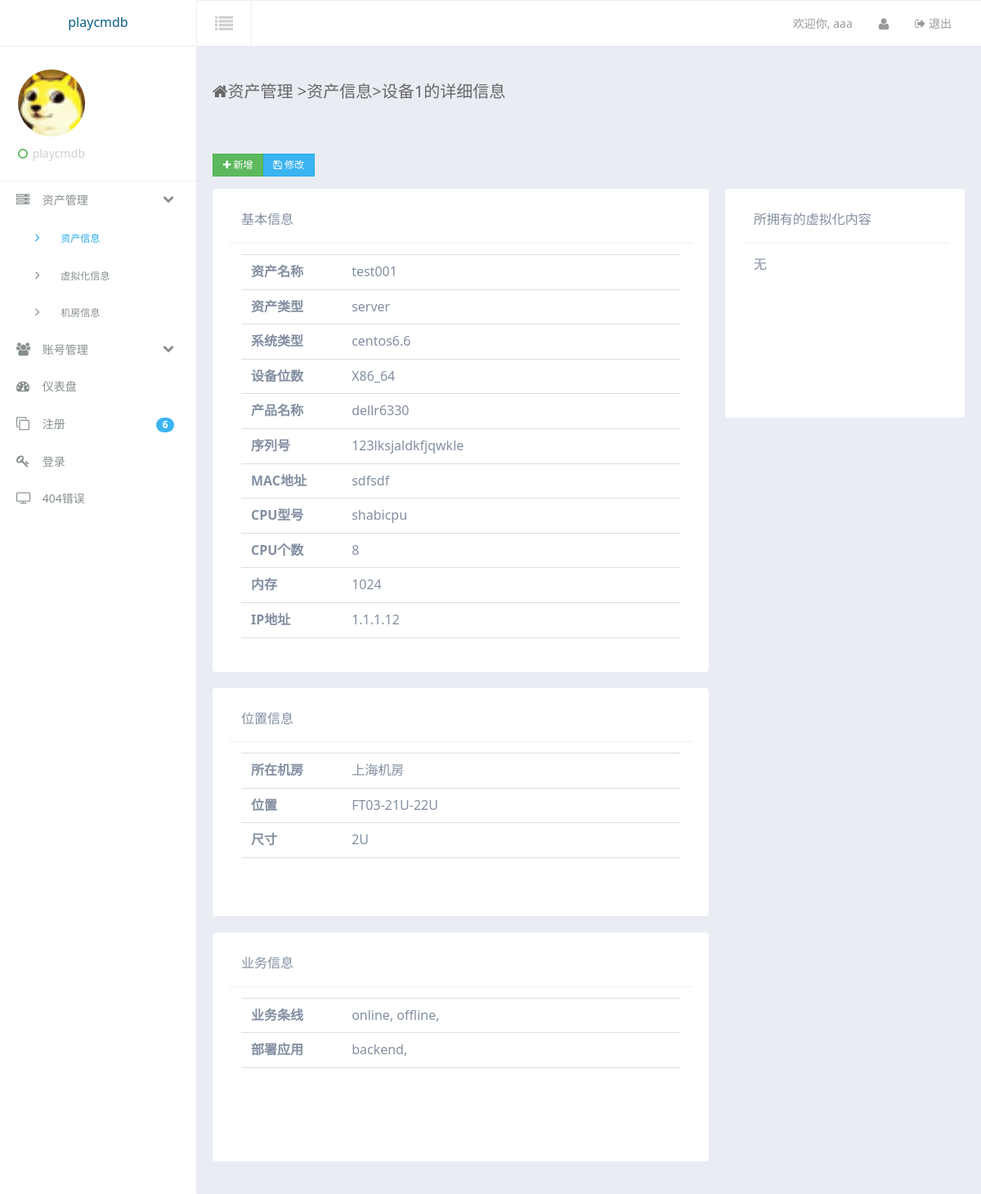
The page /assets/details/1/ (signed in) on the database its author committed.
### accounts/models.py (models this page shows, shortened)
class UserInfo(models.Model):
    username = models.CharField(max_length=50,verbose_name = u'用户名')
    password = models.CharField(max_length=50,verbose_name = u'密码')
    type = models.ForeignKey('UserType',verbose_name = u'用户类型')
    realname = models.CharField(max_length=20,verbose_name = u'真实姓名')
    telphone = models.CharField(max_length=12,verbose_name = u'用户电话')

### assets/models.py (models this page shows, shortened)
class AssetInfo(models.Model):
    asset_name = models.CharField(max_length = 40,unique=True,verbose_name = u'设备名称')
    asset_type = models.ForeignKey('AssetType',verbose_name = u'资产类型')
    system_type = models.ForeignKey('SystemType',verbose_name = u'系统类型')
    machine_type = models.CharField(max_length = 40,verbose_name = u'设备位数')
    product = models.CharField(max_length = 40,verbose_name = u'产品名称')
    serial_number = models.CharField(max_length = 40,unique=True,verbose_name = u'设备序列号')
    timestamp = models.DateTimeField(auto_now_add = True,verbose_name = u'创建时间')
    last_modified = models.DateTimeField(auto_now = True,verbose_name = u'最后修改时间')
    location = models.ForeignKey('ServerRoom',verbose_name = u'资产所在位置')
    rack = models.CharField(max_length=20,verbose_name = u'机架位置')
    size = models.CharField(max_length=20,verbose_name = u'尺寸')
    ip = models.CharField(max_length = 20,unique=True,verbose_name = u'IP地址')
    mac = models.CharField(max_length = 20,verbose_name = u'MAC地址')
    memery_size = models.CharField(max_length = 20,verbose_name = u'内存')
    cpu = models.CharField(max_length = 20,verbose_name = u'cpu型号')
    cpu_cores = models.CharField(max_length = 10,verbose_name = u'cpucore数量')
    cpu_pyhsical = models.CharField(max_length = 10,verbose_name = u'cpu物理数量')
    business = models.ManyToManyField(BusinessInfo,related_name='asset_business',verbose_name = u'归属的业务条线')
    app = models.ManyToManyField(ApplicationInfo,related_name='asset_application',verbose_name = u'部署的应用')
    status = models.CharField(max_length=1, choices=STATUS_CHOICES,default='d')

class AssetType(models.Model):
    type_name = models.CharField(max_length = 60,verbose_name = u'固定资产类型名称')
    def __unicode__(self):
        return self.type_name

class SystemType(models.Model):
    type_name = models.CharField(max_length = 60,verbose_name = u'系统类型名称')
    def __unicode__(self):
        return self.type_name

class ServerRoom(models.Model):
    room_name = models.CharField(max_length=50,verbose_name = u'机房名称')
    address = models.CharField(max_length=60,verbose_name = u'机房地址')
    phone = models.CharField(max_length=20,verbose_name = u'机房地址')
    def __unicode__(self):
        return self.room_name

### business/models.py (models this page shows)
class BusinessInfo(models.Model):
    business_name = models.CharField(max_length=50,verbose_name = u'业务条线')
    def __unicode__(self):
        return self.business_name

class ApplicationInfo(models.Model):
    app_name = models.CharField(max_length=50,verbose_name = u'应用名称')
    def __unicode__(self):
        return self.app_name

### assets/views.py (the view)
# urls.py: url(r'^details/(?P<id>\w+)/$',details),
@is_login_auth
def details(request,id):
    ret = {'AssetObj':None,'UserInfoObj':None,'Side':None,'SideSub':None,'VmObj':None}
    ret['Side'] = 'asset'
    ret['SideSub'] = 'index'
    AssetObj = AssetInfo.objects.get(id=id)
    VmObj = VirtualMachineInfo.objects.filter(host = AssetObj)
    ret['VmObj'] = VmObj
    ret['AssetObj'] = AssetObj
    UserInfoObj = UserInfo.objects.get(username=request.session.get('username',None))
    ret['UserInfoObj'] = UserInfoObj
    ret['id'] = id
    return render_to_response('assets/details.html',ret)

### templates/assets/details.html
{% extends "suit/base.html" %}
{% block content %}
<div class="container-fluid am-cf">
    <div class="row">
        <div class="am-u-sm-12 am-u-md-12 am-u-lg-9">
        	<div class="page-header-heading"><span class="am-icon-home page-header-heading-icon"></span>资产管理 <span class="c-gray en">&gt;</span>资产信息<span class="c-gray en">&gt;</span>设备{{ AssetObj.id }}的详细信息</div>
        </div>
    </div>
</div>
<div class="row-content am-cf">
                <div class="row am-cf">
                                <div class="am-u-sm-12 am-u-md-6 am-u-lg-6">
                                    <div class="am-form-group">
                                        <div class="am-btn-toolbar">
                                            <div class="am-btn-group am-btn-group-xs">
                                            	<a href="/assets/newasset" class="am-btn am-btn-default am-btn-success" role="button" target="_blank"><span class="am-icon-plus"></span> 新增</a>
                                            	<a href="/assets/editasset/{{ AssetObj.id }}" class="am-btn am-btn-default am-btn-secondary" role="button"><span class="am-icon-save"></span> 修改</a>
                                            </div>
                                        </div>
                                    </div>
                                </div>
                    <div class="am-u-sm-12 am-u-md-12  am-u-lg-8">
                        <div class="widget am-cf">
                            <div class="widget-head am-cf">
                                <div class="widget-title am-fl">基本信息</div>
                            </div>
                            <div class="widget-body-lg widget-body am-fr" >
							<ul class="am-list am-list-static">
							  <li><label class="am-u-sm-3 am-form-label">资产名称</label>{{ AssetObj.asset_name }}</li>
							  <li><label for="user-email" class="am-u-sm-3 am-form-label">资产类型</label>{{ AssetObj.asset_type }}</li>
							  <li><label for="user-email" class="am-u-sm-3 am-form-label">系统类型</label>{{ AssetObj.system_type }}</li>
							  <li><label for="user-email" class="am-u-sm-3 am-form-label">设备位数</label>{{ AssetObj.machine_type }}</li>
							  <li><label for="user-email" class="am-u-sm-3 am-form-label">产品名称</label>{{ AssetObj.product }}</li>
							  <li><label for="user-email" class="am-u-sm-3 am-form-label">序列号</label>{{ AssetObj.serial_number }}</li>
							  <li><label for="user-email" class="am-u-sm-3 am-form-label">MAC地址</label>{{ AssetObj.mac }}</li>
							  <li><label for="user-email" class="am-u-sm-3 am-form-label">CPU型号</label>{{ AssetObj.cpu }}</li>
							  <li><label for="user-email" class="am-u-sm-3 am-form-label">CPU个数</label>{{ AssetObj.cpu_pyhsical }}</li>
							  <li><label for="user-email" class="am-u-sm-3 am-form-label">内存</label>{{ AssetObj.memery_size }}</li>
							  <li><label for="user-email" class="am-u-sm-3 am-form-label">IP地址</label>{{ AssetObj.ip }}</li>
							</ul>
                            </div>
                        </div>
                        <div class="widget am-cf">
                            <div class="widget-head am-cf">
                                <div class="widget-title am-fl">位置信息</div>
                            </div>
                            <div class="widget-body-md widget-body am-fr" >
							<ul class="am-list am-list-static">
							  <li><label for="user-email" class="am-u-sm-3 am-form-label">所在机房</label>{{ AssetObj.location }}</li>
							  <li><label for="user-email" class="am-u-sm-3 am-form-label">位置</label>{{ AssetObj.rack }}</li>
							  <li><label for="user-email" class="am-u-sm-3 am-form-label">尺寸</label>{{ AssetObj.size }}</li>
							</ul>
                            </div>
                        </div>
                        <div class="widget am-cf">
                            <div class="widget-head am-cf">
                                <div class="widget-title am-fl">业务信息</div>
                            </div>
                            <div class="widget-body-md widget-body am-fr" >
							<ul class="am-list am-list-static">
							  <li><label for="user-email" class="am-u-sm-3 am-form-label">业务条线</label>
							  {% if AssetObj.business.all %}
							  {% for i in AssetObj.business.all %}
							  {{ i }},
							  {% endfor %}
							  {% else %}
							  无
							  {% endif %}
							  </li>
							  <li><label for="user-email" class="am-u-sm-3 am-form-label">部署应用</label>
							  {% if AssetObj.business.all %}
							  {% for i in AssetObj.app.all %}
							  {{ i }},
							  {% endfor %}
							  {% else %}
							  无
							  {% endif %}
							  </li>
							</ul>
                            </div>
                        </div>
                    </div>
                    <div class="am-u-sm-12 am-u-md-12  am-u-lg-4">
                        <div class="widget am-cf">
                            <div class="widget-head am-cf">
                                <div class="widget-title am-fl">所拥有的虚拟化内容</div>
                            </div>
                            <div class="widget-body widget-body-md am-fr">
                            	{% if VmObj %}
                            	{% for i in VmObj %}
                            	<div class="am-progress-title">
                            	<a href="/assets/details_vm/{{ i.id }}" target="_blank">{{ i.virtual_name }}</a>
                            	<span class="am-fr am-progress-title-more">{{ i.virtual_type }}</span></div>
                            	{% endfor %}
                            	{% else %}
                            	无
                            	{% endif %}
                            </div>
                        </div>
                    </div>
                </div>
</div>
{% endblock %}

### templates/suit/base.html (shortened to what this page needs)
<!DOCTYPE html>
<html lang="en">
<head>
    <link rel="stylesheet" href="/static/assets/css/amazeui.min.css" />
    <link rel="stylesheet" href="/static/assets/css/amazeui.datatables.min.css" />
    <link rel="stylesheet" href="/static/assets/css/app.css">
</head>
<body data-type="widgets" class="theme-white">
    <div class="am-g tpl-g">
        <header>
            <div class="am-fl tpl-header-logo">
                <a href="javascript:;">playcmdb</a>
            </div>
            <div class="tpl-header-fluid">
                <div class="am-fl tpl-header-switch-button am-icon-list">
                </div>
                <div class="am-fr tpl-header-navbar">
                    <ul>
                        <li class="am-text-sm tpl-header-navbar-welcome">
                            <a href="javascript:;">欢迎你, <span>{{ UserInfoObj.username }}</span> </a>
                        </li>
                        <li class="am-dropdown" data-am-dropdown>
                            <a href="javascript:;" class="am-dropdown-toggle" data-am-dropdown-toggle>
                                <i class="am-icon-user"></i>
                            </a>
                        </li>
                        <li class="am-text-sm">
                            <a href="/accounts/logout/">
                                <span class="am-icon-sign-out"></span> 退出
                            </a>
                        </li>
                    </ul>
                </div>
            </div>
        </header>
        <div class="left-sidebar">
            <div class="tpl-sidebar-user-panel">
                <div class="tpl-user-panel-slide-toggleable">
                    <div class="tpl-user-panel-profile-picture">
                        <img src="/static/assets/img/favicon.ico" alt="">
                    </div>
                    <span class="user-panel-logged-in-text">
              		<i class="am-icon-circle-o am-text-success tpl-user-panel-status-icon"></i>
					playcmdb
          			</span>
                </div>
            </div>
            <ul class="sidebar-nav">
                <li class="sidebar-nav-link">
                    <a href="javascript:;" class="sidebar-nav-sub-title">
                        <i class="am-icon-server sidebar-nav-link-logo"></i> 资产管理
                        <span class="am-icon-chevron-down am-fr am-margin-right-sm "></span>
                    </a>
                    <ul class="sidebar-nav sidebar-nav-sub" {% ifequal Side "asset" %} style="display: block;"{% endifequal %}>
                        <li class="sidebar-nav-link">
                            <a href="/assets/index/" {% ifequal SideSub "index" %} class="sub-active" {% endifequal %}>
                                <span class="am-icon-angle-right sidebar-nav-link-logo"></span> 资产信息
                            </a>
                        </li>
                        <li class="sidebar-nav-link">
                            <a href="/assets/virtual/" {% ifequal SideSub "virtual" %} class="sub-active" {% endifequal %}>
                                <span class="am-icon-angle-right sidebar-nav-link-logo"></span> 虚拟化信息
                            </a>
                        </li>
                        <li class="sidebar-nav-link">
                            <a href="/assets/datacenter/" {% ifequal SideSub "datacenter" %} class="sub-active" {% endifequal %}>
                                <span class="am-icon-angle-right sidebar-nav-link-logo"></span> 机房信息
                            </a>
                        </li>
                    </ul>
                </li>
                <li class="sidebar-nav-link">
                    <a href="javascript:;" class="sidebar-nav-sub-title">
                        <i class="am-icon-group sidebar-nav-link-logo"></i> 账号管理
                        <span class="am-icon-chevron-down am-fr am-margin-right-sm "></span>
                    </a>
                </li>
                <li class="sidebar-nav-link">
                    <a href="/dashboard/dashboard/"  {% ifequal Side "dashboard" %} class="active" {% endifequal %}>
                        <i class="am-icon-dashboard sidebar-nav-link-logo"></i> 仪表盘
                    </a>
                </li>
                <li class="sidebar-nav-link">
                    <a href="sign-up.html">
                        <i class="am-icon-clone sidebar-nav-link-logo"></i> 注册
                        <span class="am-badge am-badge-secondary sidebar-nav-link-logo-ico am-round am-fr am-margin-right-sm">6</span>
                    </a>
                </li>
                <li class="sidebar-nav-link">
                    <a href="login.html">
                        <i class="am-icon-key sidebar-nav-link-logo"></i> 登录
                    </a>
                </li>
                <li class="sidebar-nav-link">
                    <a href="404.html">
                        <i class="am-icon-tv sidebar-nav-link-logo"></i> 404错误
                    </a>
                </li>
            </ul>
        </div>
        <div class="tpl-content-wrapper">
			{% block content %}{% endblock %}
        </div>
    </div>
</body>
</html>

### rows shown on the page
UserInfo: username "aaa"
AssetInfo: id "1", asset_name "test001", asset_type "server", system_type "centos6.6", machine_type "X86_64", product "dellr6330", serial_number "123lksjaldkfjqwkle", mac "sdfsdf", cpu "shabicpu", cpu_pyhsical "8", memery_size "1024", ip "1.1.1.12", location "上海机房", rack "FT03-21U-22U", size "2U"
BusinessInfo: business_name "online"
BusinessInfo: business_name "offline"
ApplicationInfo: app_name "backend"
